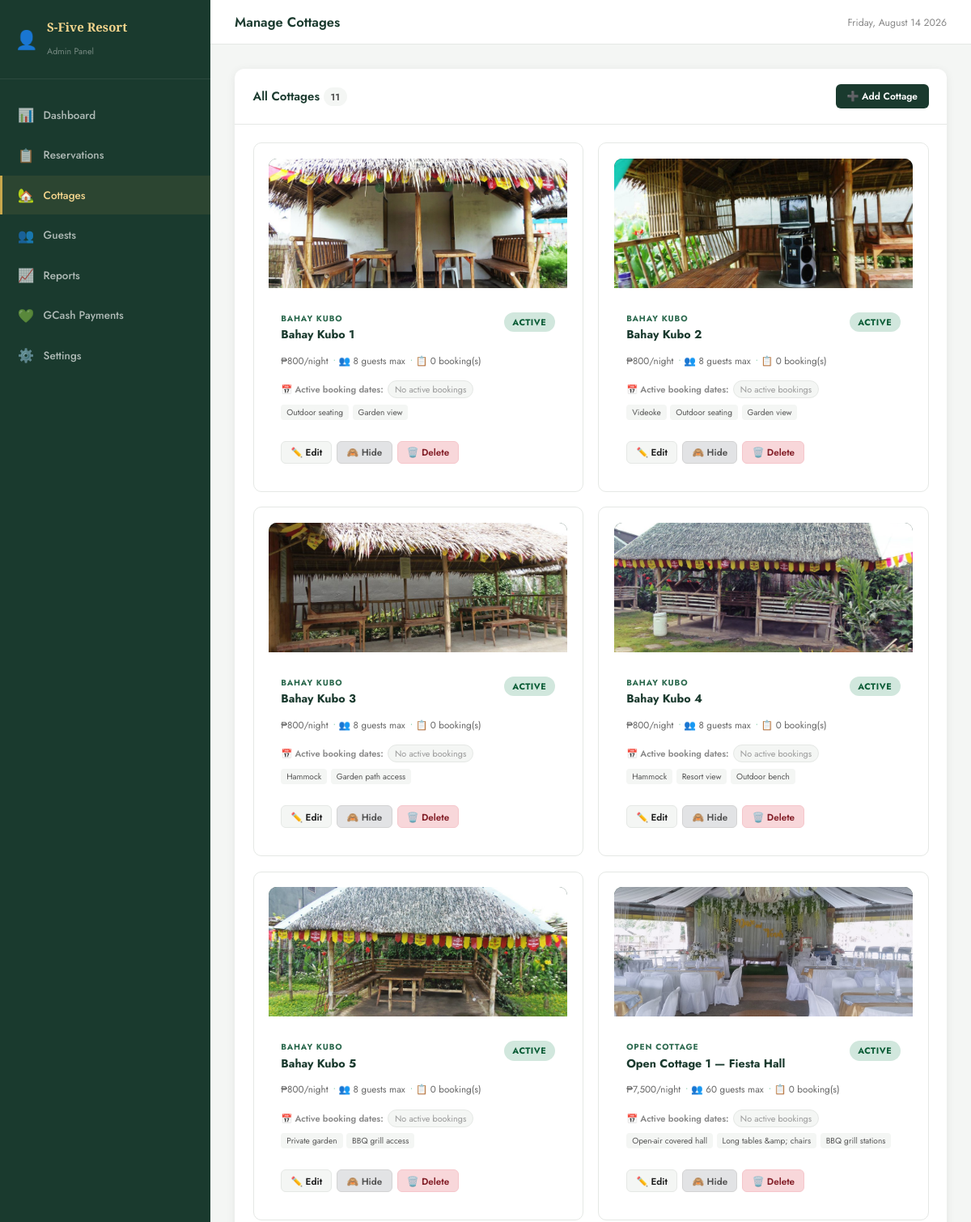
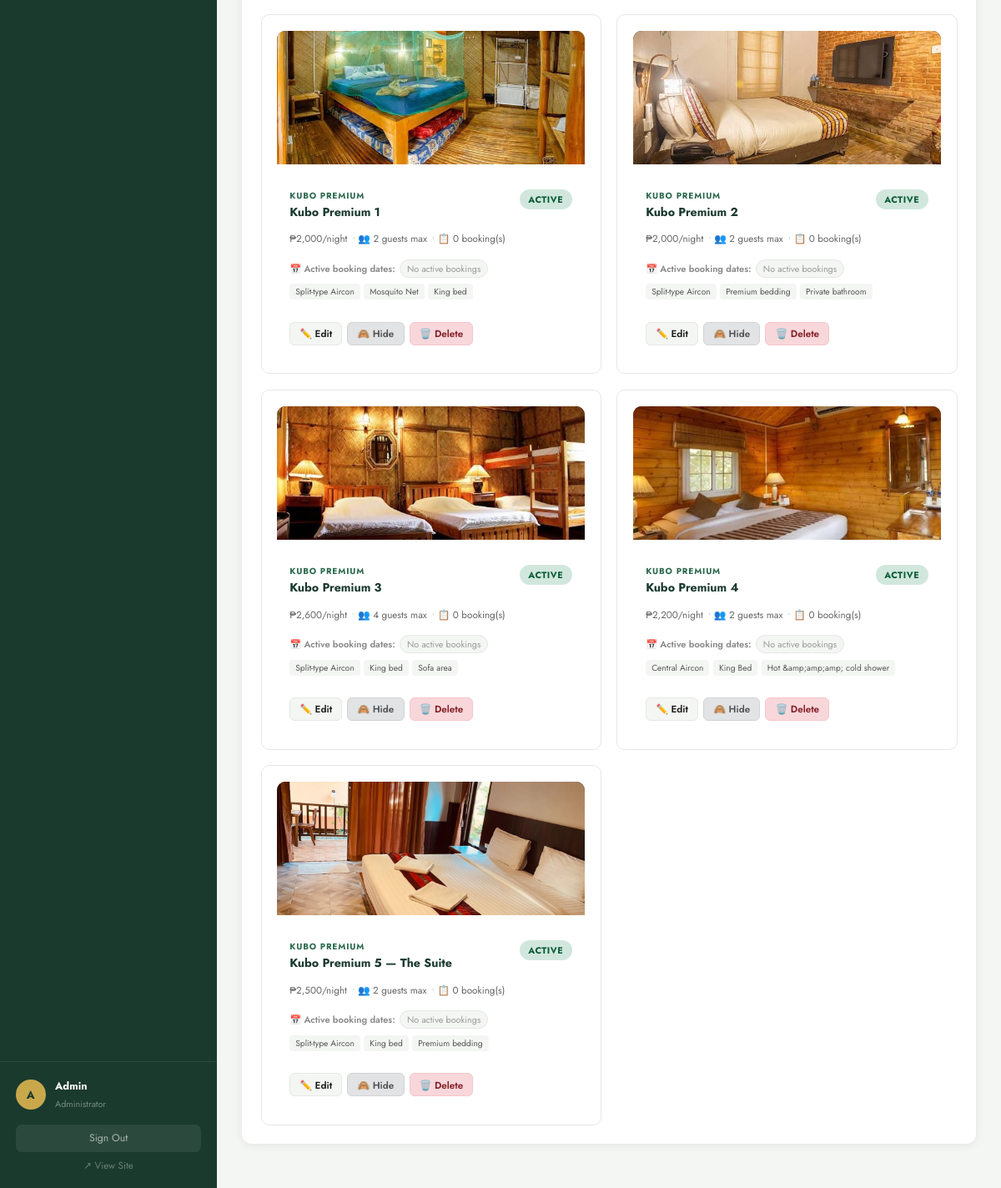
/admin/cottages.php (signed in), run on the app's committed database (2 pictures, top to bottom).
### tables this page shows
CREATE TABLE `cottages` (
  `id` int(11) NOT NULL AUTO_INCREMENT,
  `name` varchar(100) NOT NULL,
  `category` enum('Bahay Kubo','Open Cottage','Kubo Premium') DEFAULT 'Bahay Kubo',
  `description` text DEFAULT NULL,
  `price_per_night` decimal(10,2) NOT NULL,
  `capacity` int(11) NOT NULL,
  `images` text DEFAULT NULL,
  `amenities` text DEFAULT NULL,
  `is_available` tinyint(1) DEFAULT 1,
  `created_at` timestamp NOT NULL DEFAULT current_timestamp(),
  PRIMARY KEY (`id`)
);

### admin/cottages.php (the view, shortened to what this page needs)
<?php
$db  = getDB();
$action = $_GET['action'] ?? '';
$cottages = $db->query("
    SELECT c.*,
        (SELECT COUNT(*) FROM reservations r WHERE r.cottage_id=c.id AND r.status='Confirmed') AS active_bookings,
        (SELECT filename FROM cottage_images ci WHERE ci.cottage_id=c.id ORDER BY sort_order ASC LIMIT 1) AS thumb
    FROM cottages c
    ORDER BY FIELD(c.category,'Bahay Kubo','Open Cottage','Kubo Premium'), c.name ASC
")->fetchAll();
$bookings_by_cottage = [];
$type_map = ['Bahay Kubo'=>'bahay_kubo','Open Cottage'=>'open_cottage','Kubo Premium'=>'kubo_premium'];
include 'partials/header.php';
?>
<!DOCTYPE html>
<html lang="en">
<head>
    <link rel="stylesheet" href="admin.css">
</head>
<div class="card">
    <div class="card-header">
        <h3>All Cottages <span class="count-badge"><?= count($cottages) ?></span></h3>
        <?php if ($action !== 'add'): ?>
        <a href="cottages.php?action=add" class="btn-add">➕ Add Cottage</a>
        <?php endif; ?>
    </div>
    <div class="card-body">
        <div class="cottages-admin-grid">
            <?php foreach ($cottages as $c):
                $img_type = $type_map[$c['category']] ?? 'bahay_kubo';
                $thumb_src = $c['thumb']
                    ? '../uploads/cottages/' . $c['thumb']
                    : '../images/cottage_placeholder.php?type='.$img_type.'&name='.urlencode($c['name']).'&n='.$c['id'];
            ?>
            <div class="cottage-admin-card <?= !$c['is_available'] ? 'unavailable' : '' ?>">
                <div class="cac-thumb-wrap">
                    <img src="<?= $thumb_src ?>"
                         alt="<?= htmlspecialchars($c['name']) ?>"
                         class="cac-thumb-img">
                </div>
                <div class="cac-body">
                    <div class="cac-header">
                        <div>
                            <span class="cac-category"><?= $c['category'] ?></span>
                            <h4><?= htmlspecialchars($c['name']) ?></h4>
                        </div>
                        <span class="badge badge-<?= $c['is_available']?'confirmed':'cancelled' ?>">
                            <?= $c['is_available'] ? 'Active' : 'Hidden' ?>
                        </span>
                    </div>
                    <div class="cac-meta">
                        <span>₱<?= number_format($c['price_per_night'],0) ?>/night</span>
                        <span>👥 <?= $c['capacity'] ?> guests max</span>
                        <span>📋 <?= $c['active_bookings'] ?> booking(s)</span>
                    </div>
                    <?php
                        $today_str = date('Y-m-d');
                        $active_dates = array_values(array_filter(
                            $bookings_by_cottage[$c['id']] ?? [],
                            fn($b) => $b['check_out'] >= $today_str && $b['status'] === 'Confirmed'
                        ));
                    ?>
                    <div class="cac-dates">
                        <span class="cac-dates-label">📅 Active booking dates:</span>
                        <?php if ($active_dates): ?>
                            <?php foreach ($active_dates as $u):
                                $ci = date('M j', strtotime($u['check_in']));
                                $co = date('M j, Y', strtotime($u['check_out']));
                            ?>
                            <span class="cac-date-chip"
                                  title="<?= htmlspecialchars($u['guest_name'].' — '.$u['booking_code']) ?>">
                                <?= $ci ?> – <?= $co ?>
                            </span>
                            <?php endforeach; ?>
                        <?php else: ?>
                            <span class="cac-date-chip cac-date-none">No active bookings</span>
                        <?php endif; ?>
                    </div>
                    <?php if ($c['amenities']): ?>
                    <div class="cac-amenities">
                        <?php foreach (array_slice(explode(',', $c['amenities']), 0, 3) as $a): ?>
                        <span class="tag-sm"><?= trim($a) ?></span>
                        <?php endforeach; ?>
                    </div>
                    <?php endif; ?>
                    <div class="cac-actions">
                        <a href="cottages.php?action=edit&id=<?= $c['id'] ?>" class="btn-sm">✏️ Edit</a>
                        <a href="cottages.php?toggle=<?= $c['id'] ?>"
                           class="btn-sm btn-sm-neutral"
                           onclick="return confirm('Toggle availability for <?= htmlspecialchars($c['name']) ?>?')">
                            <?= $c['is_available'] ? '🙈 Hide' : '👁️ Show' ?>
                        </a>
                        <a href="cottages.php?delete=<?= $c['id'] ?>"
                           class="btn-sm btn-sm-reject"
                           onclick="return confirm('Delete <?= htmlspecialchars($c['name']) ?>? This cannot be undone.')">
                            🗑️ Delete
                        </a>
                    </div>
                </div>
            </div>
            <?php endforeach; ?>
        </div>
    </div>
</div>
<?php include 'partials/footer.php'; ?>

### admin/admin.css (style rules this page uses)
:root { --sidebar-bg: #1a3a2e; --sidebar-w: 260px; --green-mid: #2d6a4f; --green-light: #74c69d; --gold: #c9a84c; --gold-light: #f4d58d; --earth: #8b5e3c; --cream: #fdf6ec; --cream-dark: #f0e6d3; --white: #ffffff; --bg: #f4f6f4; --text-dark: #1c1c1c; --text-mid: #4a4a4a; --text-light: #888; --border: #e5e8e5; --shadow: 0 2px 12px rgba(0,0,0,0.07); --radius: 12px; --radius-sm: 7px; }
*, *::before, *::after { box-sizing: border-box; margin: 0; padding: 0; }
html { font-size: 15px; }
body { font-family: 'Jost', sans-serif; color: var(--text-dark); background: var(--bg); }
a { text-decoration: none; color: inherit; }
h1,h2,h3,h4 { font-family: 'Jost', sans-serif; }
.admin-body { background: var(--bg); }
.card { background: white; border-radius: var(--radius); box-shadow: var(--shadow); margin-bottom: 1.5rem; overflow: hidden; }
.card-header { display: flex; align-items: center; justify-content: space-between; padding: 1.25rem 1.5rem; border-bottom: 1px solid var(--border); }
.card-header h3 { font-size: 1rem; font-weight: 600; color: var(--sidebar-bg); }
.card-body { padding: 1.5rem; }
.badge { display: inline-block; padding: 0.28rem 0.7rem; border-radius: 50px; font-size: 0.72rem; font-weight: 700; text-transform: uppercase; letter-spacing: 0.05em; }
.badge-confirmed { background: #d1e7dd; color: #0a5c36; }
.count-badge { background: var(--bg); color: var(--text-mid); padding: 0.2rem 0.6rem; border-radius: 50px; font-size: 0.78rem; font-weight: 600; }
.btn-sm { display: inline-block; padding: 0.3rem 0.75rem; background: var(--bg); border: 1.5px solid var(--border); border-radius: 6px; font-size: 0.78rem; font-weight: 600; color: var(--text-dark); cursor: pointer; transition: all 0.15s; font-family: 'Jost', sans-serif; white-space: nowrap; }
.btn-sm-reject { background: #f8d7da; border-color: #f5c6cb; color: #842029; }
.btn-sm-neutral { background: #e2e3e5; border-color: #d3d3d3; color: #555; }
.btn-add { background: var(--sidebar-bg); color: white; padding: 0.4rem 0.9rem; border-radius: 6px; font-size: 0.8rem; font-weight: 600; transition: background 0.2s; }
.cottages-admin-grid { display: grid; grid-template-columns: repeat(auto-fill, minmax(300px, 1fr)); gap: 1.25rem; }
.cottage-admin-card { border: 1.5px solid var(--border); border-radius: var(--radius); display: flex; gap: 1rem; padding: 1.25rem; transition: border-color 0.2s; }
.cac-body { flex: 1; min-width: 0; }
.cac-header { display: flex; align-items: center; justify-content: space-between; gap: 0.5rem; margin-bottom: 0.4rem; }
.cac-header h4 { font-size: 0.95rem; color: var(--sidebar-bg); }
.cac-meta { display: flex; flex-wrap: wrap; gap: 0.5rem; margin-bottom: 0.6rem; font-size: 0.78rem; color: var(--text-mid); }
.cac-meta span::before { content: '• '; color: var(--green-light); }
.cac-meta span:first-child::before { content: ''; }
.cac-amenities { display: flex; flex-wrap: wrap; gap: 0.3rem; margin-bottom: 0.75rem; }
.tag-sm { background: var(--bg); color: var(--text-mid); font-size: 0.7rem; padding: 0.2rem 0.5rem; border-radius: 4px; }
.cac-actions { display: flex; gap: 0.4rem; flex-wrap: wrap; }

### data on the page
cottages: shows a picture, category "BAHAY KUBO", name "Bahay Kubo 1", is_available "ACTIVE", price_per_night "800", capacity "8", active_bookings "0", shows "No active bookings", amenities "Outdoor seating", amenities "Garden view"
cottages: shows a picture, category "BAHAY KUBO", name "Bahay Kubo 2", is_available "ACTIVE", price_per_night "800", capacity "8", active_bookings "0", shows "No active bookings", amenities "Videoke", amenities "Outdoor seating", amenities "Garden view"
cottages: shows a picture, category "BAHAY KUBO", name "Bahay Kubo 3", is_available "ACTIVE", price_per_night "800", capacity "8", active_bookings "0", shows "No active bookings", amenities "Hammock", amenities "Garden path access"
cottages: shows a picture, category "BAHAY KUBO", name "Bahay Kubo 4", is_available "ACTIVE", price_per_night "800", capacity "8", active_bookings "0", shows "No active bookings", amenities "Hammock", amenities "Resort view", amenities "Outdoor bench"
cottages: shows a picture, category "BAHAY KUBO", name "Bahay Kubo 5", is_available "ACTIVE", price_per_night "800", capacity "8", active_bookings "0", shows "No active bookings", amenities "Private garden", amenities "BBQ grill access"
cottages: shows a picture, category "OPEN COTTAGE", name "Open Cottage 1 — Fiesta Hall", is_available "ACTIVE", price_per_night "7,500", capacity "60", active_bookings "0", shows "No active bookings", amenities "Open-air covered hall", amenities "Long tables &amp; chairs", amenities "BBQ grill stations"
cottages: shows a picture, category "KUBO PREMIUM", name "Kubo Premium 1", is_available "ACTIVE", price_per_night "2,000", capacity "2", active_bookings "0", shows "No active bookings", amenities "Split-type Aircon", amenities "Mosquito Net", amenities "King bed"
cottages: shows a picture, category "KUBO PREMIUM", name "Kubo Premium 2", is_available "ACTIVE", price_per_night "2,000", capacity "2", active_bookings "0", shows "No active bookings", amenities "Split-type Aircon", amenities "Premium bedding", amenities "Private bathroom"
cottages: shows a picture, category "KUBO PREMIUM", name "Kubo Premium 3", is_available "ACTIVE", price_per_night "2,600", capacity "4", active_bookings "0", shows "No active bookings", amenities "Split-type Aircon", amenities "King bed", amenities "Sofa area"
cottages: shows a picture, category "KUBO PREMIUM", name "Kubo Premium 4", is_available "ACTIVE", price_per_night "2,200", capacity "2", active_bookings "0", shows "No active bookings", amenities "Central Aircon", amenities "King Bed", amenities "Hot &amp;amp;amp; cold shower"
cottages: shows a picture, category "KUBO PREMIUM", name "Kubo Premium 5 — The Suite", is_available "ACTIVE", price_per_night "2,500", capacity "2", active_bookings "0", shows "No active bookings", amenities "Split-type Aircon", amenities "King bed", amenities "Premium bedding"

### other printed values
substr($admin_name, 0, 1) "A"
$admin_name "Admin"
$page_title "Manage Cottages"
count($cottages) "11"
